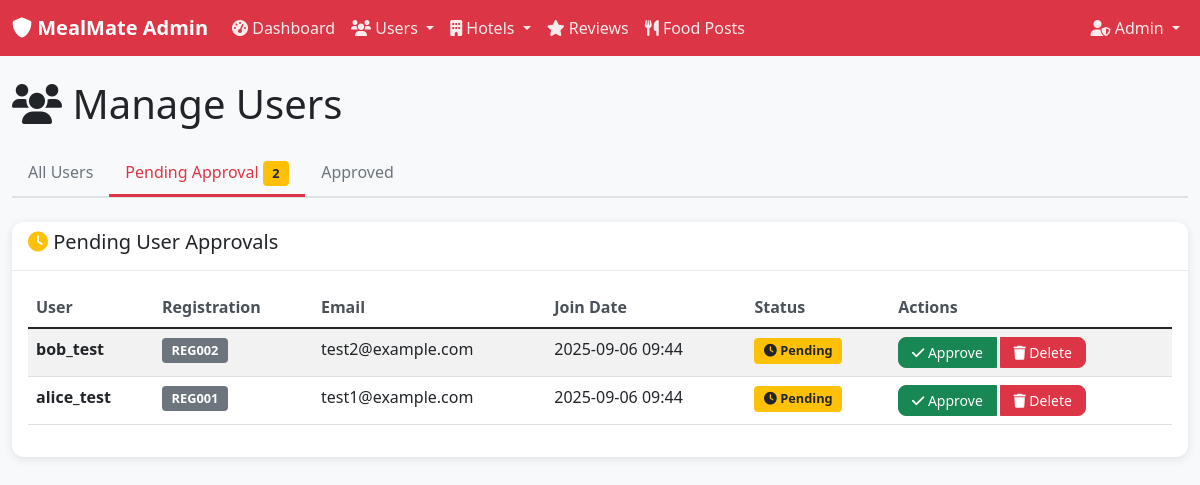
The page /admin/users?status=pending (signed in) on the database its author committed.
### models.py (models this page shows, shortened)
class User(db.Model):
    __tablename__ = 'users'
    id = db.Column(db.Integer, primary_key=True)
    username = db.Column(db.String(80), unique=True, nullable=False)
    reg_number = db.Column(db.String(20), unique=True, nullable=False)
    email = db.Column(db.String(120), unique=True, nullable=False)
    password_hash = db.Column(db.String(255), nullable=False)
    created_at = db.Column(db.DateTime, default=datetime.utcnow)
    is_active = db.Column(db.Boolean, default=True)
    is_approved = db.Column(db.Boolean, default=False)  # Admin approval required
    approved_by = db.Column(db.Integer, db.ForeignKey('admins.id'), nullable=True)
    approved_at = db.Column(db.DateTime, nullable=True)
    reviews = db.relationship('Review', backref='user', lazy=True, cascade='all, delete-orphan')
    food_posts = db.relationship('StudentFoodPost', backref='user', lazy=True, cascade='all, delete-orphan')

### app.py (the view)
    @app.route('/admin/users')
    def admin_users():
        if not require_admin_login():
            return redirect(url_for('admin_login'))
        status = request.args.get('status', 'all')
        if status == 'pending':
            users = User.query.filter_by(is_approved=False, is_active=True).order_by(User.created_at.desc()).all()
        elif status == 'approved':
            users = User.query.filter_by(is_approved=True, is_active=True).order_by(User.created_at.desc()).all()
        else:
            users = User.query.filter_by(is_active=True).order_by(User.created_at.desc()).all()
        return render_template('admin/users.html', users=users, status=status, current_admin=get_current_admin())

### templates/admin/users.html (shortened to what this page needs)
{% extends "admin/base.html" %}
{% block content %}
<div class="row">
    <div class="col-12">
        <h1 class="mb-4">
            <i class="fas fa-users"></i> Manage Users
        </h1>
    </div>
</div>
<div class="row mb-4">
    <div class="col-12">
        <ul class="nav nav-tabs">
            <li class="nav-item">
                <a class="nav-link {{ 'active' if status == 'all' else '' }}"
                   href="{{ url_for('admin_users', status='all') }}">All Users</a>
            </li>
            <li class="nav-item">
                <a class="nav-link {{ 'active' if status == 'pending' else '' }}"
                   href="{{ url_for('admin_users', status='pending') }}">
                   Pending Approval <span class="badge bg-warning">{{ users|selectattr('is_approved', 'equalto', False)|list|length }}</span>
                </a>
            </li>
            <li class="nav-item">
                <a class="nav-link {{ 'active' if status == 'approved' else '' }}"
                   href="{{ url_for('admin_users', status='approved') }}">Approved</a>
            </li>
        </ul>
    </div>
</div>
<div class="row">
    <div class="col-12">
        <div class="card">
            <div class="card-header">
                <h5>
                    {% if status == 'pending' %}
                        <i class="fas fa-clock text-warning"></i> Pending User Approvals
                    {% elif status == 'approved' %}
                        <i class="fas fa-check-circle text-success"></i> Approved Users
                    {% else %}
                        <i class="fas fa-users"></i> All Users
                    {% endif %}
                </h5>
            </div>
            <div class="card-body">
                {% if users %}
                <div class="table-responsive">
                    <table class="table table-striped">
                        <thead>
                            <tr>
                                <th>User</th>
                                <th>Registration</th>
                                <th>Email</th>
                                <th>Join Date</th>
                                <th>Status</th>
                                <th>Actions</th>
                            </tr>
                        </thead>
                        <tbody>
                            {% for user in users %}
                            <tr id="user-{{ user.id }}">
                                <td>
                                    <strong>{{ user.username }}</strong>
                                </td>
                                <td>
                                    <span class="badge bg-secondary">{{ user.reg_number }}</span>
                                </td>
                                <td>{{ user.email }}</td>
                                <td>{{ user.created_at.strftime('%Y-%m-%d %H:%M') }}</td>
                                <td>
                                    {% if user.is_approved %}
                                        <span class="badge bg-success">
                                            <i class="fas fa-check"></i> Approved
                                        </span>
                                        {% if user.approved_at %}
                                            <br><small class="text-muted">{{ user.approved_at.strftime('%Y-%m-%d') }}</small>
                                        {% endif %}
                                    {% else %}
                                        <span class="badge bg-warning">
                                            <i class="fas fa-clock"></i> Pending
                                        </span>
                                    {% endif %}
                                </td>
                                <td>
                                    <div class="btn-group" role="group">
                                        {% if not user.is_approved %}
                                            <button class="btn btn-success btn-sm"
                                                    onclick="approveUser({{ user.id }}, '{{ user.username }}')">
                                                <i class="fas fa-check"></i> Approve
                                            </button>
                                        {% endif %}
                                        <button class="btn btn-danger btn-sm"
                                                onclick="deleteUser({{ user.id }}, '{{ user.username }}')">
                                            <i class="fas fa-trash"></i> Delete
                                        </button>
                                    </div>
                                </td>
                            </tr>
                            {% endfor %}
                        </tbody>
                    </table>
                </div>
                {% endif %}
            </div>
        </div>
    </div>
</div>
{% endblock %}

### static/css/admin.css (style rules this page uses)
body { background-color: #f8f9fa; }
.card { border: none; border-radius: 12px; box-shadow: 0 2px 10px rgba(0, 0, 0, 0.1); margin-bottom: 1.5rem; }
.card-header { background-color: white; border-bottom: 1px solid #e9ecef; border-radius: 12px 12px 0 0 !important; font-weight: 600; }
.table th { font-weight: 600; color: #495057; border-top: none; }
.badge { font-size: 0.8rem; padding: 0.4rem 0.6rem; }
.btn { border-radius: 8px; font-weight: 500; }
.btn-sm { padding: 0.25rem 0.8rem; font-size: 0.875rem; }
.nav-tabs { border-bottom: 2px solid #dee2e6; }
.nav-tabs .nav-link { color: #6c757d; font-weight: 500; border: none; border-bottom: 3px solid transparent; border-radius: 0; }
.nav-tabs .nav-link.active { color: #dc3545; border-bottom-color: #dc3545; background-color: transparent; }
.table-responsive { border-radius: 8px; }
.btn-group .btn { margin-right: 0.25rem; }
.btn-group .btn:last-child { margin-right: 0; }
.badge.bg-warning { background-color: #ffc107 !important; color: #212529 !important; }
.badge.bg-secondary { background-color: #6c757d !important; }

### rows shown on the page
User: username "bob_test", reg_number "REG002", email "test2@example.com", created_at "2025-09-06 09:44", is_approved False (drawn)
User: username "alice_test", reg_number "REG001", email "test1@example.com", created_at "2025-09-06 09:44", is_approved False (drawn)

### other values the page prints
{{ users|selectattr('is_approved', 'equalto', False)|list|length }} "2"
